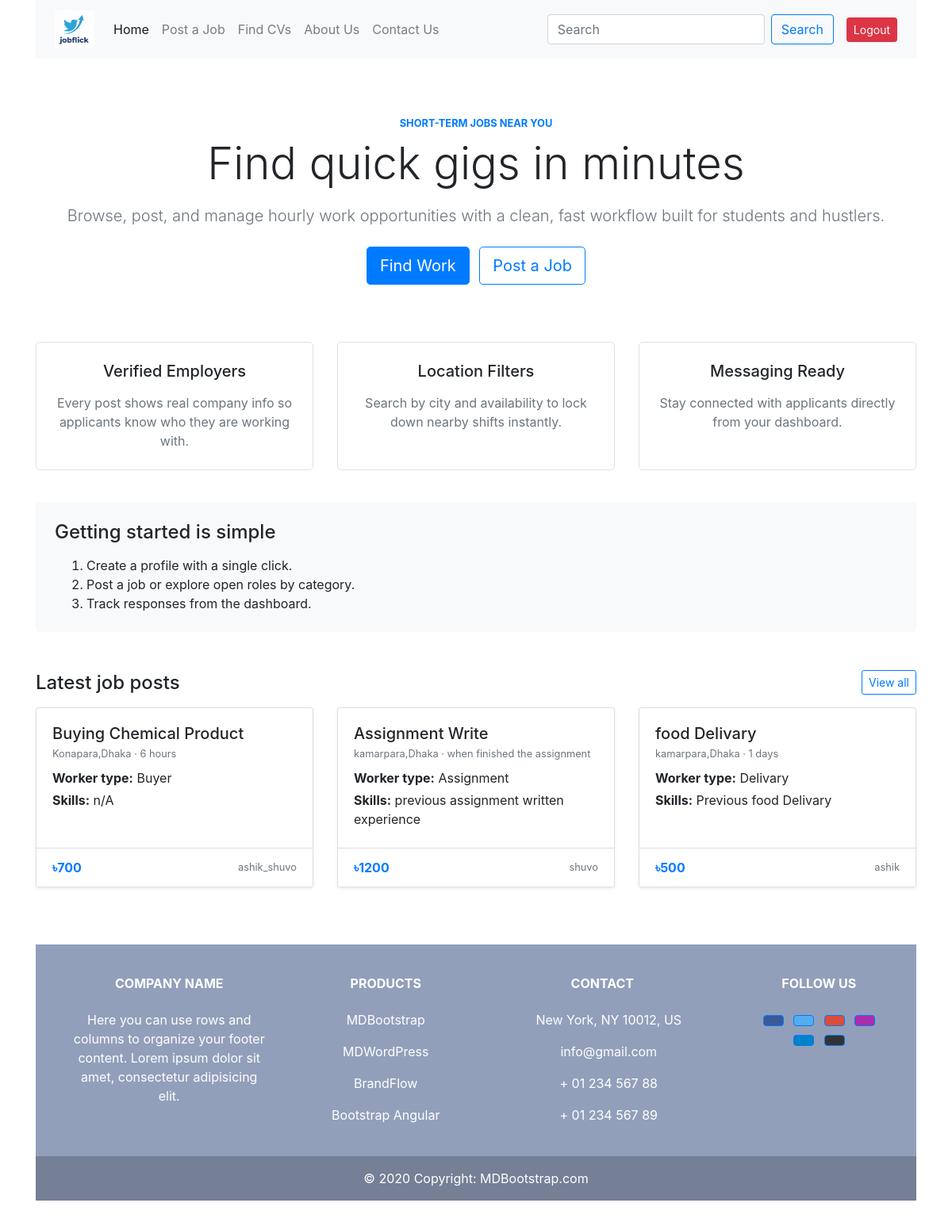
Screenshot of / (signed in) with the database file from the repository.
### jobs/models.py (models this page shows, shortened)
class Job(models.Model):
	poster = models.ForeignKey(
		settings.AUTH_USER_MODEL,
		on_delete=models.CASCADE,
		related_name="jobs",
	)
	work_title = models.CharField(max_length=200)
	worker_type = models.CharField(max_length=120)
	duration = models.CharField(max_length=120)
	amount = models.PositiveIntegerField()
	location = models.CharField(max_length=120)
	skills = models.CharField(max_length=255)
	tracking_code = models.CharField(max_length=16, unique=True, editable=False, blank=True)
	created_at = models.DateTimeField(auto_now_add=True)
	class Meta:
		ordering = ["-created_at"]

### pages/views.py (the view)
# urls.py: 2. Add a URL to urlpatterns:  path('', views.home, name='home')
def home(request):
    jobs = Job.objects.select_related("poster")[:6]
    return render(request, 'pages/home.html', {"featured_jobs": jobs})

### userprofile/context_processors.py (called while the page is built)
def unread_notifications(request):
    if request.user.is_authenticated:
        count = request.user.notifications.filter(is_read=False).count()
    else:
        count = 0
    return {"unread_notifications_count": count}

### pages/templates/pages/home.html (shortened to what this page needs)
{% extends "base.html" %}
{% block content %}
<section class="text-center py-5">
    <p class="text-uppercase text-primary small font-weight-bold mb-2">Short-Term Jobs Near You</p>
    <h1 class="display-4 mb-3">Find quick gigs in minutes</h1>
    <p class="lead text-muted mb-4">Browse, post, and manage hourly work opportunities with a clean, fast workflow built for students and hustlers.</p>
    <div>
        <a href="{% url 'job_list' %}" class="btn btn-primary btn-lg mr-2">Find Work</a>
        <a href="{% url 'post_job' %}" class="btn btn-outline-primary btn-lg">Post a Job</a>
    </div>
</section>
<section class="row text-center py-4">
    <div class="col-md-4 mb-3">
        <div class="border rounded-lg p-4 h-100">
            <h5 class="mb-3">Verified Employers</h5>
            <p class="text-muted mb-0">Every post shows real company info so applicants know who they are working with.</p>
        </div>
    </div>
    <div class="col-md-4 mb-3">
        <div class="border rounded-lg p-4 h-100">
            <h5 class="mb-3">Location Filters</h5>
            <p class="text-muted mb-0">Search by city and availability to lock down nearby shifts instantly.</p>
        </div>
    </div>
    <div class="col-md-4 mb-3">
        <div class="border rounded-lg p-4 h-100">
            <h5 class="mb-3">Messaging Ready</h5>
            <p class="text-muted mb-0">Stay connected with applicants directly from your dashboard.</p>
        </div>
    </div>
</section>
<section class="bg-light rounded-lg p-4">
    <h4 class="mb-3">Getting started is simple</h4>
    <ol class="mb-0">
        <li>Create a profile with a single click.</li>
        <li>Post a job or explore open roles by category.</li>
        <li>Track responses from the dashboard.</li>
    </ol>
</section>
<section class="mt-5">
    <div class="d-flex justify-content-between align-items-center mb-3">
        <h4 class="mb-0">Latest job posts</h4>
        <a class="btn btn-outline-primary btn-sm" href="{% url 'job_list' %}">View all</a>
    </div>
    {% if featured_jobs %}
        <div class="row">
            {% for job in featured_jobs %}
                <div class="col-md-4 mb-4">
                    <div class="card h-100 shadow-sm">
                        <div class="card-body">
                            <h5 class="card-title mb-1">{{ job.work_title }}</h5>
                            <p class="text-muted small mb-2">{{ job.location }} · {{ job.duration }}</p>
                            <p class="mb-1"><strong>Worker type:</strong> {{ job.worker_type }}</p>
                            <p class="mb-1"><strong>Skills:</strong> {{ job.skills }}</p>
                        </div>
                        <div class="card-footer bg-white d-flex justify-content-between align-items-center">
                            <span class="text-primary font-weight-bold">৳{{ job.amount }}</span>
                            <span class="small text-muted">{{ job.poster.username }}</span>
                        </div>
                    </div>
                </div>
            {% endfor %}
        </div>
    {% else %}
        <div class="text-center py-5 bg-white border rounded">
            <h5 class="mb-2">No jobs yet</h5>
            <p class="text-muted mb-3">Be the first to publish a task for the community.</p>
            <a class="btn btn-primary" href="{% url 'post_job' %}">Post a job</a>
        </div>
    {% endif %}
</section>
{% endblock %}

### rows the page displays
Job: work_title "Buying Chemical Product", location "Konapara,Dhaka", duration "6 hours", worker_type "Buyer", skills "n/A", amount "700", poster.username "ashik_shuvo"
Job: work_title "Assignment Write", location "kamarpara,Dhaka", duration "when finished the assignment", worker_type "Assignment", skills "previous assignment written experience", amount "1200", poster.username "shuvo"
Job: work_title "food Delivary", location "kamarpara,Dhaka", duration "1 days", worker_type "Delivary", skills "Previous food Delivary", amount "500", poster.username "ashik"
